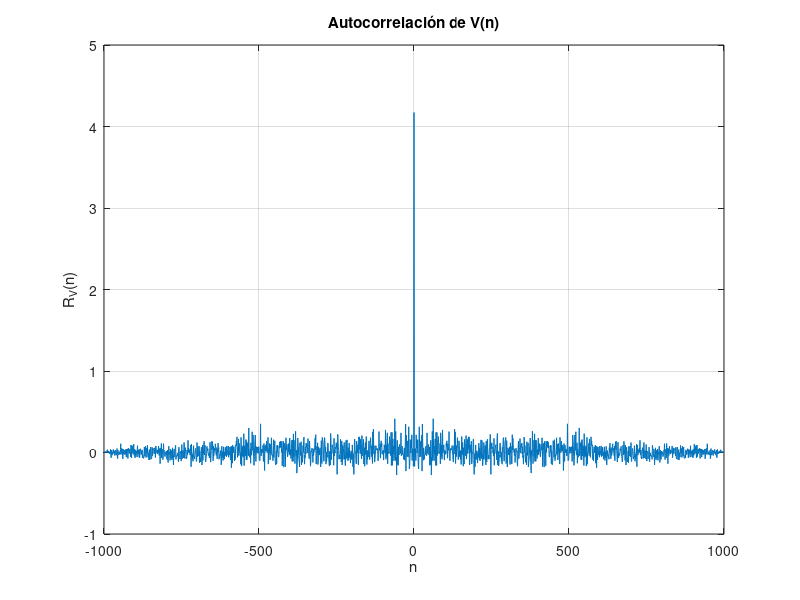
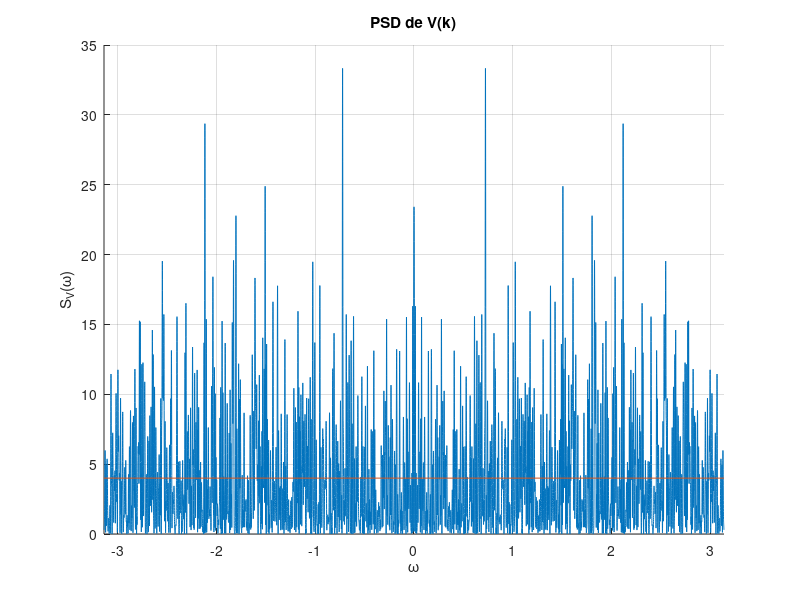
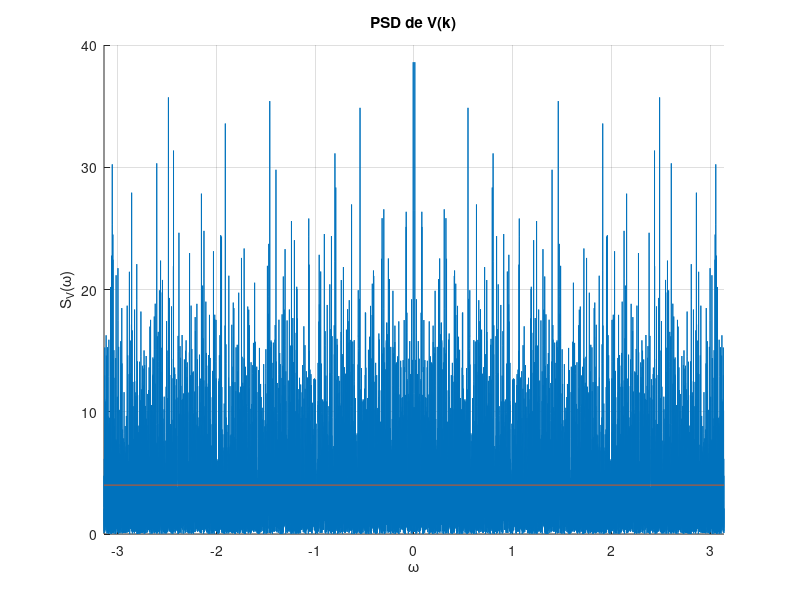

Here is the MATLAB script that generated these plots, in order:
close all;
clear all;
clc;

# Actividad 1

N = 1000;

V = normrnd(0, 2, 1, N);

R = xcorr(V, 'biased');

figure();
plot(-(N-1):(N-1), R);
title('Autocorrelación de V(n)');
xlabel('n');
ylabel('R_V(n)');
grid on;

nfft = 20480;

transf = fftshift(fft(V, nfft));
S = 1/N*(abs(transf).^2);

figure();
hold on;
plot(linspace(-pi,pi,nfft), S);
plot([-pi pi], [4 4]);
title('PSD de V(k)');
xlabel('\omega');
ylabel('S_V(\omega)');
xlim([-pi pi]);
grid on;

N = 10000;

V = normrnd(0, 2, 1, N);

nfft = 20480;

transf = fftshift(fft(V, nfft));
S = 1/N*(abs(transf).^2);

figure();
hold on;
plot(linspace(-pi,pi,nfft), S);
plot([-pi pi], [4 4]);
title('PSD de V(k)');
xlabel('\omega');
ylabel('S_V(\omega)');
xlim([-pi pi]);
grid on;
